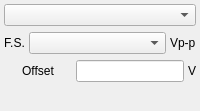
  <widget class="QDockWidget" name="m_dockTrace1">
   <property name="features">
    <set>QDockWidget::DockWidgetMovable</set>
   </property>
   <property name="allowedAreas">
    <set>Qt::LeftDockWidgetArea|Qt::RightDockWidgetArea</set>
   </property>
   <property name="windowTitle">
    <string>Trace1</string>
   </property>
   <attribute name="dockWidgetArea">
    <number>1</number>
   </attribute>
   <widget class="QWidget" name="dockWidgetContents_3">
    <layout class="QVBoxLayout" name="verticalLayout_5">
     <property name="margin">
      <number>4</number>
     </property>
     <item>
      <widget class="QComboBox" name="m_cmbTrace1">
       <property name="sizePolicy">
        <sizepolicy hsizetype="Preferred" vsizetype="Fixed">
         <horstretch>0</horstretch>
         <verstretch>0</verstretch>
        </sizepolicy>
       </property>
      </widget>
     </item>
     <item>
      <layout class="QHBoxLayout">
       <property name="spacing">
        <number>4</number>
       </property>
       <item>
        <widget class="QLabel" name="textLabel1_2">
         <property name="sizePolicy">
          <sizepolicy hsizetype="Fixed" vsizetype="Fixed">
           <horstretch>0</horstretch>
           <verstretch>0</verstretch>
          </sizepolicy>
         </property>
         <property name="text">
          <string>F.S.</string>
         </property>
         <property name="alignment">
          <set>Qt::AlignCenter</set>
         </property>
         <property name="wordWrap">
          <bool>false</bool>
         </property>
        </widget>
       </item>
       <item>
        <widget class="QComboBox" name="m_cmbVFS1">
         <property name="sizePolicy">
          <sizepolicy hsizetype="Preferred" vsizetype="Fixed">
           <horstretch>0</horstretch>
           <verstretch>0</verstretch>
          </sizepolicy>
         </property>
        </widget>
       </item>
       <item>
        <widget class="QLabel" name="textLabel1_2_2">
         <property name="sizePolicy">
          <sizepolicy hsizetype="Fixed" vsizetype="Fixed">
           <horstretch>0</horstretch>
           <verstretch>0</verstretch>
          </sizepolicy>
         </property>
         <property name="text">
          <string>Vp-p</string>
         </property>
         <property name="wordWrap">
          <bool>false</bool>
         </property>
        </widget>
       </item>
      </layout>
     </item>
     <item>
      <layout class="QHBoxLayout">
       <property name="spacing">
        <number>4</number>
       </property>
       <item>
        <widget class="QLabel" name="textLabel1_2_3">
         <property name="sizePolicy">
          <sizepolicy hsizetype="Preferred" vsizetype="Fixed">
           <horstretch>0</horstretch>
           <verstretch>0</verstretch>
          </sizepolicy>
         </property>
         <property name="text">
          <string>Offset</string>
         </property>
         <property name="alignment">
          <set>Qt::AlignCenter</set>
         </property>
         <property name="wordWrap">
          <bool>false</bool>
         </property>
        </widget>
       </item>
       <item>
        <widget class="QLineEdit" name="m_edVOffset1">
         <property name="sizePolicy">
          <sizepolicy hsizetype="Preferred" vsizetype="Fixed">
           <horstretch>0</horstretch>
           <verstretch>0</verstretch>
          </sizepolicy>
         </property>
        </widget>
       </item>
       <item>
        <widget class="QLabel" name="textLabel1_2_2_2">
         <property name="sizePolicy">
          <sizepolicy hsizetype="Fixed" vsizetype="Fixed">
           <horstretch>0</horstretch>
           <verstretch>0</verstretch>
          </sizepolicy>
         </property>
         <property name="text">
          <string>V</string>
         </property>
         <property name="wordWrap">
          <bool>false</bool>
         </property>
        </widget>
       </item>
      </layout>
     </item>
     <item>
      <spacer name="verticalSpacer_3">
       <property name="orientation">
        <enum>Qt::Vertical</enum>
       </property>
       <property name="sizeHint" stdset="0">
        <size>
         <width>20</width>
         <height>25</height>
        </size>
       </property>
      </spacer>
     </item>
    </layout>
   </widget>
  </widget>
